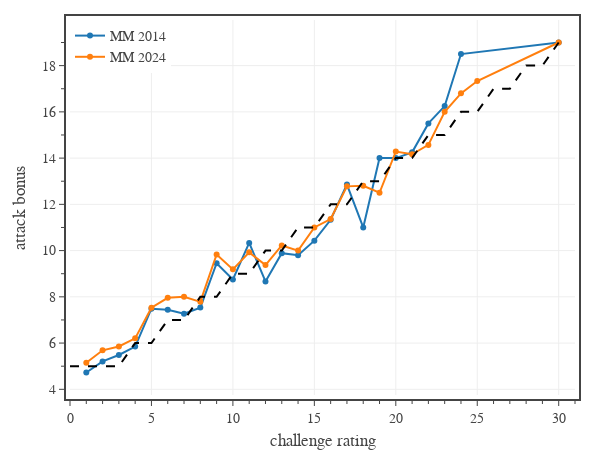

Write notebook code for a chart like this one.
### Code cell
# Fig. 1: Attack bonus vs challenge rating
column = 'adj AB'

groups = [
    {
        'name': 'MM 2014',
        'Book': 'MM',
        'Legendary': ['N','L','LL'],
        'color': COLORS[0],
        'line_color': COLORS[0],
        'symbol': 'circle',
    },
    {
        'name': 'MM 2024',
        'Book': 'MM (2024)',
        'Legendary': ['N','L','LL'],
        'color': COLORS[1],
        'line_color': COLORS[1],
        'symbol': 'circle',
    },
]

# create figure
fig = go.Figure(
    layout=go.Layout(
        template=tfb.FIG_TEMPLATE,
        margin=dict(l=70, r=25, b=55, t=20, pad=4),
        xaxis=dict(
            title_text='challenge rating',
            range=[0,31],
            tick0=0, dtick=5,
            minor=dict(tick0=0, dtick=1),
        ),
        yaxis=dict(
            title_text=f'attack bonus',
            #range=[0,3],
            tick0=0, dtick=2,
            minor=dict(tick0=0, dtick=1),
        ),
        legend=dict(
            xanchor='left', yanchor='top',
            x=0.00, y=1.00,
            orientation='v',
            tracegroupgap=0,
        )
    )
)

# plot monster data
for group in groups:
    name = group['name']
    book = group['Book']
    legendary = group['Legendary']
    df1 = df0[df0['Book'].isin([book]) & df0['Legendary'].isin(legendary)]
    dfG = df1[['CR',column]].groupby(['CR']).mean().reset_index()
    fig.add_trace(go.Scatter(
        x=dfG['CR'], 
        y=dfG[column],
        mode='markers+lines', 
        name=name,
        marker_color=group['color'],
        marker_symbol=group['symbol'],
        line_color=group['line_color'],
        hovertemplate = f'<b>{name}</b><br>'
            + 'CR %{x:.0f}<br>'
            + 'AB %{y:.1f}'
            + '<extra></extra>'
    ))

fig.add_trace(go.Scatter(
    x=dfT['CR'], 
    y=dfT[column],
    mode='lines', 
    name=f'baseline',
    showlegend=False,
    line_color='black',
    line_dash='dash',
    hoverinfo='skip',
))

# show figure
fig.update_layout(width=600, height=450)
fig.show(config=tfb.FIG_CONFIG)

# save figures
if SAVEFIGS:
    fig.update_layout(autosize=True, width=None, height=None)
    tfb.save_fig_html(fig, format='large', name=f'./fig-ab-vs-cr-large')
    tfb.save_fig_html(fig, format='small', name=f'./fig-ab-vs-cr-small')

### Figure 1 — Plotly figure (JSON) as saved in the notebook; plotly's stock layout.template omitted (floating-point values rounded to 4 significant figures)
{"data": [{"hovertemplate": "<b>MM 2014</b><br>CR %{x:.0f}<br>AB %{y:.1f}<extra></extra>", "line": {"color": "#1f77b4"}, "marker": {"color": "#1f77b4", "symbol": "circle"}, "mode": "markers+lines", "name": "MM 2014", "type": "scatter", "x": [1, 2, 3, 4, 5, 6, 7, 8, 9, 10, 11, 12, 13, 14, 15, 16, 17, 18, 19, 20, 21, 22, 23, 24, 30], "y": [4.727, 5.207, 5.485, 5.85, 7.486, 7.438, 7.273, 7.533, 9.455, 8.75, 10.33, 8.667, 9.889, 9.8, 10.43, 11.33, 12.86, 11, 14, 14, 14.25, 15.5, 16.25, 18.5, 19]}, {"hovertemplate": "<b>MM 2024</b><br>CR %{x:.0f}<br>AB %{y:.1f}<extra></extra>", "line": {"color": "#ff7f0e"}, "marker": {"color": "#ff7f0e", "symbol": "circle"}, "mode": "markers+lines", "name": "MM 2024", "type": "scatter", "x": [1, 2, 3, 4, 5, 6, 7, 8, 9, 10, 11, 12, 13, 14, 15, 16, 17, 18, 19, 20, 21, 22, 23, 24, 25, 30], "y": [5.146, 5.686, 5.854, 6.204, 7.528, 7.957, 8, 7.783, 9.833, 9.188, 9.923, 9.375, 10.22, 10, 11, 11.36, 12.78, 12.8, 12.5, 14.29, 14.17, 14.57, 16, 16.8, 17.33, 19]}, {"hoverinfo": "skip", "line": {"color": "black", "dash": "dash"}, "mode": "lines", "name": "baseline", "showlegend": false, "type": "scatter", "x": [0, 0.125, 0.25, 0.5, 1, 2, 3, 4, 5, 6, 7, 8, 9, 10, 11, 12, 13, 14, 15, 16, 17, 18, 19, 20, 21, 22, 23, 24, 25, 26, 27, 28, 29, 30], "y": [5, 5, 5, 5, 5, 5, 5, 6, 6, 7, 7, 8, 8, 9, 9, 10, 10, 11, 11, 12, 12, 13, 13, 14, 14, 15, 15, 16, 16, 17, 17, 18, 18, 19]}], "layout": {"height": 450, "legend": {"orientation": "v", "tracegroupgap": 0, "x": 0, "xanchor": "left", "y": 1, "yanchor": "top"}, "margin": {"b": 55, "l": 70, "pad": 4, "r": 25, "t": 20}, "width": 600, "xaxis": {"dtick": 5, "minor": {"dtick": 1, "tick0": 0}, "range": [0, 31], "tick0": 0, "title": {"text": "challenge rating"}}, "yaxis": {"dtick": 2, "minor": {"dtick": 1, "tick0": 0}, "tick0": 0, "title": {"text": "attack bonus"}}}}
